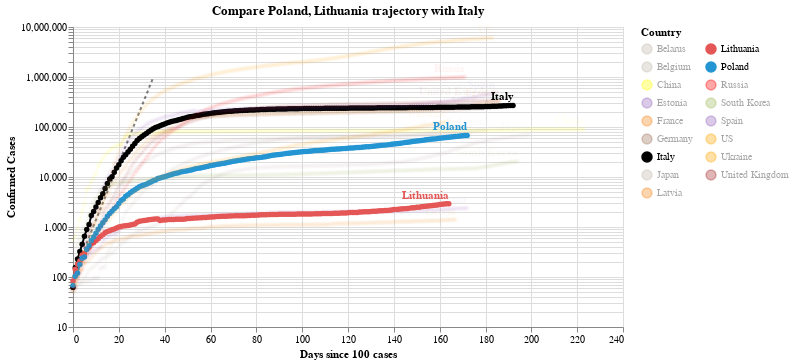

The cell this chart's notebook holds for it:
### Code cell
#hide_input
chart2 = make_since_chart(dff2, ['Poland', 'Lithuania'], baseline_countries)
chart2

### Figure 1 — Vega-Lite specification as saved in the notebook (floating-point values rounded to 4 significant figures; data arrays with more than 128 entries replaced by an {"elided": "..."} marker saying what was removed)
{"config": {"view": {"continuousWidth": 400, "continuousHeight": 300}}, "layer": [{"data": {"name": "data-628230001892d6798b50651be41d1b3e"}, "mark": {"type": "line", "color": "black", "opacity": 0.5, "strokeDash": [3, 3]}, "encoding": {"x": {"type": "quantitative", "field": "Days since 100 cases"}, "y": {"type": "quantitative", "field": "Confirmed Cases"}}}, {"data": {"name": "data-f931ec4f3e89ca42b92033260d42e70b"}, "mark": {"type": "line", "point": true}, "encoding": {"color": {"type": "nominal", "field": "Country", "legend": {"columns": 2}, "scale": {"domain": ["Belarus", "Belgium", "China", "Estonia", "France", "Germany", "Italy", "Japan", "Latvia", "Lithuania", "Poland", "Russia", "South Korea", "Spain", "US", "Ukraine", "United Kingdom"], "range": ["#C1B7AD", "#C1B7AD", "yellow", "#9467bd", "#F58518", "#9D755D", "black", "#C1B7AD", "#F58518", "#E45756", "#2495D3", "red", "#A1BA59", "#9467bd", "orange", "orange", "brown"]}}, "opacity": {"condition": {"value": 1, "selection": "selector005"}, "value": 0.05}, "tooltip": [{"type": "nominal", "field": "Country"}, {"type": "temporal", "field": "Date"}, {"type": "quantitative", "field": "Confirmed Cases"}, {"type": "quantitative", "field": "Days since 100 cases"}], "x": {"type": "quantitative", "field": "Days since 100 cases"}, "y": {"type": "quantitative", "field": "Confirmed Cases", "scale": {"type": "log"}}}, "selection": {"selector005": {"type": "multi", "fields": ["Country"], "bind": "legend", "init": [{"Country": "Poland"}, {"Country": "Lithuania"}, {"Country": "Italy"}]}}, "width": 550}, {"data": {"name": "data-f931ec4f3e89ca42b92033260d42e70b"}, "mark": {"type": "text", "align": "right", "dy": -8, "fontWeight": "bold"}, "encoding": {"color": {"type": "nominal", "field": "Country", "legend": {"columns": 2}, "scale": {"domain": ["Belarus", "Belgium", "China", "Estonia", "France", "Germany", "Italy", "Japan", "Latvia", "Lithuania", "Poland", "Russia", "South Korea", "Spain", "US", "Ukraine", "United Kingdom"], "range": ["#C1B7AD", "#C1B7AD", "yellow", "#9467bd", "#F58518", "#9D755D", "black", "#C1B7AD", "#F58518", "#E45756", "#2495D3", "red", "#A1BA59", "#9467bd", "orange", "orange", "brown"]}}, "opacity": {"condition": {"value": 1, "selection": "selector005"}, "value": 0.05}, "text": {"type": "nominal", "field": "Country"}, "tooltip": [{"type": "nominal", "field": "Country"}, {"type": "temporal", "field": "Date"}, {"type": "quantitative", "field": "Confirmed Cases"}, {"type": "quantitative", "field": "Days since 100 cases"}], "x": {"type": "quantitative", "field": "Days since 100 cases"}, "y": {"type": "quantitative", "field": "Confirmed Cases", "scale": {"type": "log"}}}, "transform": [{"filter": "(datum['Date'] >= 1598918400000)"}], "width": 550}], "title": "Compare Poland, Lithuania trajectory with Italy", "$schema": "https://vega.github.io/schema/vega-lite/v4.0.2.json", "datasets": {"data-628230001892d6798b50651be41d1b3e": [{"Days since 100 cases": 0, "Confirmed Cases": 100.0}, {"Days since 100 cases": 1, "Confirmed Cases": 130.0}, {"Days since 100 cases": 2, "Confirmed Cases": 169.0}, {"Days since 100 cases": 3, "Confirmed Cases": 219.7}, {"Days since 100 cases": 4, "Confirmed Cases": 285.6}, {"Days since 100 cases": 5, "Confirmed Cases": 371.3}, {"Days since 100 cases": 6, "Confirmed Cases": 482.7}, {"Days since 100 cases": 7, "Confirmed Cases": 627.5}, {"Days since 100 cases": 8, "Confirmed Cases": 815.7}, {"Days since 100 cases": 9, "Confirmed Cases": 1060.0}, {"Days since 100 cases": 10, "Confirmed Cases": 1379.0}, {"Days since 100 cases": 11, "Confirmed Cases": 1792.0}, {"Days since 100 cases": 12, "Confirmed Cases": 2330.0}, {"Days since 100 cases": 13, "Confirmed Cases": 3029.0}, {"Days since 100 cases": 14, "Confirmed Cases": 3937.0}, {"Days since 100 cases": 15, "Confirmed Cases": 5119.0}, {"Days since 100 cases": 16, "Confirmed Cases": 6654.0}, {"Days since 100 cases": 17, "Confirmed Cases": 8650.0}, {"Days since 100 cases": 18, "Confirmed Cases": 11250.0}, {"Days since 100 cases": 19, "Confirmed Cases": 14620.0}, {"Days since 100 cases": 20, "Confirmed Cases": 19000.0}, {"Days since 100 cases": 21, "Confirmed Cases": 24710.0}, {"Days since 100 cases": 22, "Confirmed Cases": 32120.0}, {"Days since 100 cases": 23, "Confirmed Cases": 41750.0}, {"Days since 100 cases": 24, "Confirmed Cases": 54280.0}, {"Days since 100 cases": 25, "Confirmed Cases": 70560.0}, {"Days since 100 cases": 26, "Confirmed Cases": 91730.0}, {"Days since 100 cases": 27, "Confirmed Cases": 119300.0}, {"Days since 100 cases": 28, "Confirmed Cases": 155000.0}, {"Days since 100 cases": 29, "Confirmed Cases": 201500.0}, {"Days since 100 cases": 30, "Confirmed Cases": 262000.0}, {"Days since 100 cases": 31, "Confirmed Cases": 340600.0}, {"Days since 100 cases": 32, "Confirmed Cases": 442800.0}, {"Days since 100 cases": 33, "Confirmed Cases": 575600.0}, {"Days since 100 cases": 34, "Confirmed Cases": 748300.0}, {"Days since 100 cases": 35, "Confirmed Cases": 972800.0}], "data-f931ec4f3e89ca42b92033260d42e70b": {"elided": "3105 records"}}}
